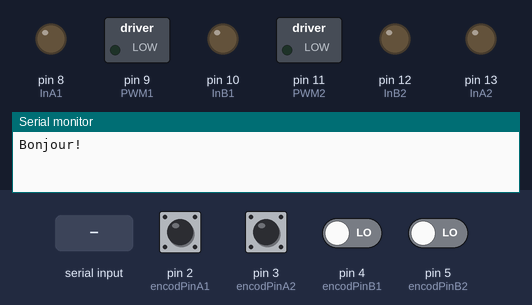
Bench run of a sketch on a simulated Arduino Uno, built with avr-gcc and run on an emulated ATmega328P. On the bench: switched loads named in the sketch (green lamp = pin HIGH), output pins drawn as LEDs (lit = HIGH), the last lines printed to the serial monitor. The inputs (shaded band) are chosen by the test bench; at power-on: pin 2 (encodPinA1), pin 3 (encodPinA2) HIGH, pin 4 (encodPinB1), pin 5 (encodPinB2) LOW.

Above: at 1.3 s.
1.4 s: pin 2 (encodPinA1) driven LOW
At 1.65 s:
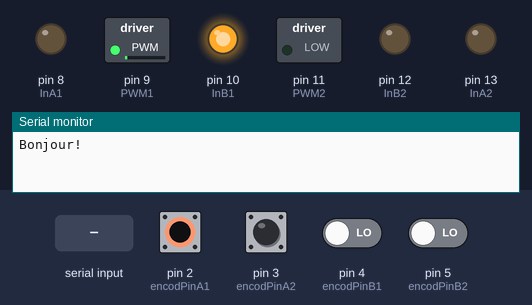
4.4 s: pin 3 (encodPinA2) driven LOW
At 4.55 s:
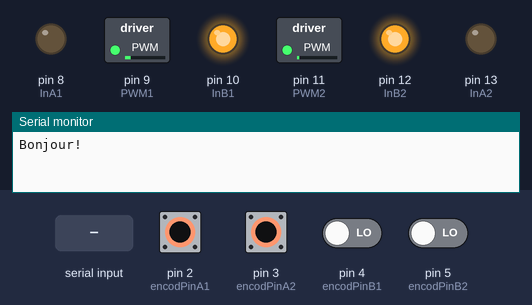
7.4 s: "o" received over Serial
At 9.36 s:
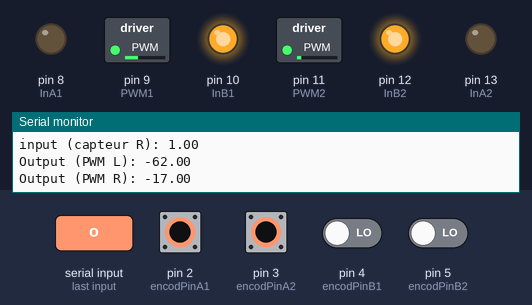
10.4 s: "i" received over Serial
13.4 s: pin 2 (encodPinA1) pulsed HIGH 2 times (0.12 s each, 0.3 s apart)
At 13.76 s:
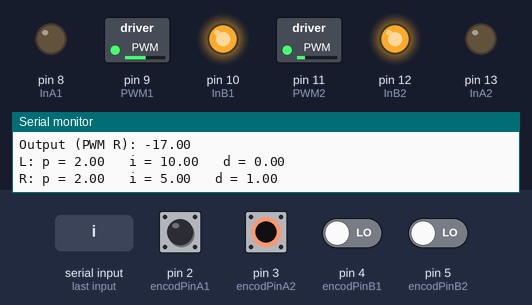
16.4 s: pin 3 (encodPinA2) pulsed HIGH 2 times (0.12 s each, 0.3 s apart)
Timing chart, 0 to 22.4 s (numbered marks = the images above; inputs shaded):
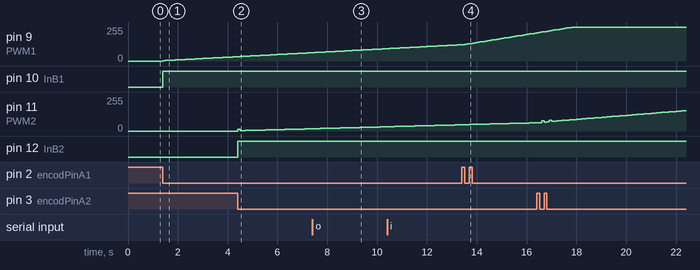

Measured:
- after the input at 1.4 s, pin 9 (PWM1): moves from 0/255 to 32/255 over 2.9 s, starting at once; pin 10 (InB1): LOW → HIGH at once
- after the input at 4.4 s, pin 11 (PWM2): 0/255 → 12/255 at once, → 3/255 0.10 s later, → 4/255 0.20 s later, → 5/255 0.20 s later, … (16 changes in this stretch); pin 12 (InB2): LOW → HIGH at once

The sketch:

PID_Basic_2.ino
```cpp
/********************************************************
 * PID Basic Example
 * Reading analog input 0 to control analog PWM output 3
 ********************************************************/

#include <PID_v1.h>


#define InA1            8                      // INA motor pin
#define InB1            10                      // INB motor pin
#define PWM1            9                       // PWM motor pin
#define encodPinA1      2                       // encoder A pin
#define encodPinB1      4                       // encoder B pin
#define RPS1            272                     // max rotates per seconds of the motor at 12v (PWM 100%)

#define InA2            13                      // INA motor pin
#define InB2            12                      // INB motor pin
#define PWM2            11                       // PWM motor pin
#define encodPinA2      3                       // encoder A pin
#define encodPinB2      5                       // encoder B pin
#define RPS2            285                     // max rotates per seconds of the motor at 12v (PWM 100%)


struct Wheel{
  int stepCount;
  double Setpoint, Input, Output;
};

Wheel lWheel;
Wheel rWheel;

//Define Variables we'll be connecting to
double Setpoint, Input, Output;

//Specify the links and initial tuning parameters
PID lPID(&(lWheel.Input), &(lWheel.Output), &(lWheel.Setpoint),2,10,0, DIRECT);
PID rPID(&(rWheel.Input), &(rWheel.Output), &(rWheel.Setpoint),2,5,1, DIRECT);

void setup()
{
  Serial.begin(115200);
  delay(100);
  Serial.println("Bonjour!");

  pinMode(InA1, OUTPUT);
  pinMode(InB1, OUTPUT);
  pinMode(InA2, OUTPUT);
  pinMode(InB2, OUTPUT);
  pinMode(PWM1, OUTPUT);
  pinMode(PWM2, OUTPUT);
  pinMode(encodPinA1, INPUT);
  pinMode(encodPinB1, INPUT);
  pinMode(encodPinA2, INPUT);
  pinMode(encodPinB2, INPUT);
  attachInterrupt(0, rencoder1, FALLING);
  attachInterrupt(1, rencoder2, FALLING);

  digitalWrite(InA2, HIGH);
  digitalWrite(InB2, LOW);

  //initialize the variables we're linked to
  lWheel.stepCount = 0;
  lWheel.Input = 0;
  lWheel.Setpoint = 0;

  rWheel.stepCount = 0;
  rWheel.Input = 0;
  rWheel.Setpoint = 0;

  lPID.SetOutputLimits(-256, 255);
  rPID.SetOutputLimits(-256, 255);

  //turn the PID on
  lPID.SetMode(AUTOMATIC);
  rPID.SetMode(AUTOMATIC);
}

void loop()
{
  lWheel.Input = lWheel.stepCount;
  rWheel.Input = rWheel.stepCount;

  lPID.Compute();
  rPID.Compute();

  if(lWheel.Output > 0)
  {
    digitalWrite(InA1, HIGH);
    digitalWrite(InB1, LOW);
    analogWrite(PWM1, lWheel.Output);
  }
  else if(lWheel.Output == 0)
  {
    digitalWrite(InA1, LOW);
    digitalWrite(InB1, LOW);
    analogWrite(PWM1, 0);
  }
  else
  {
    digitalWrite(InA1, LOW);
    digitalWrite(InB1, HIGH);
    analogWrite(PWM1, -lWheel.Output);
  }

  if(rWheel.Output > 0)
  {
    digitalWrite(InA2, HIGH);
    digitalWrite(InB2, LOW);
    analogWrite(PWM2, rWheel.Output);
  }
  else if(rWheel.Output == 0)
  {
    digitalWrite(InA2, LOW);
    digitalWrite(InB2, LOW);
    analogWrite(PWM2, 0);
  }
  else
  {
    digitalWrite(InA2, LOW);
    digitalWrite(InB2, HIGH);
    analogWrite(PWM2, -rWheel.Output);
  }
  getParam();
}

void rencoder1()  {
  if (PIND & (1<<4))    lWheel.stepCount--;
  else                  lWheel.stepCount++;
}

void rencoder2()  {
  if (PIND & (1<<5))    rWheel.stepCount--;
  else                  rWheel.stepCount++;
}
void getParam()  {
  char param, cmd1=0, cmd2=0;

  if(!Serial.available())
    return;
  param = Serial.read();

  switch (param) {
  case 's':
    delay(1);
    if(!Serial.available())
      return;
    cmd1 = Serial.read();
    delay(1);
    if(!Serial.available())
      return;
    cmd2 = Serial.read();

    Serial.print("Setpoint: ");
    Serial.print(lWheel.Setpoint, DEC);
    lWheel.stepCount = 0;
    rWheel.stepCount = 0;
    lWheel.Setpoint = cmd1<<8 | cmd2;
    rWheel.Setpoint = lWheel.Setpoint;
    Serial.print(" -> ");
    Serial.println(lWheel.Setpoint, DEC);
    break;

  case 'o':
    Serial.print("Setpoint: ");
    Serial.println(lWheel.Setpoint);
    Serial.print("input (capteur L): ");
    Serial.println(lWheel.Input);
    Serial.print("input (capteur R): ");
    Serial.println(rWheel.Input);
    Serial.print("Output (PWM L): ");
    Serial.println(lWheel.Output);
    Serial.print("Output (PWM R): ");
    Serial.println(rWheel.Output);
    break;

  case 'p':
  delay(1);
    if(!Serial.available())
      return;
    cmd1 = Serial.read();
    delay(1);
    if(!Serial.available())
      return;
    cmd2 = Serial.read();
    if(cmd1 == '1')
    {
      lPID.SetTunings(cmd2, lPID.GetKi(), lPID.GetKd());
    }
    else if(cmd1 == '2')
    {
      rPID.SetTunings(cmd2, rPID.GetKi(), rPID.GetKd());
    }
    affichePID();
    break;

  case 'i':
    if(cmd1 == '1')
    {
      lPID.SetTunings(lPID.GetKp(), cmd2, lPID.GetKd());
    }
    else if(cmd1 == '2')
    {
      rPID.SetTunings(lPID.GetKp(), cmd2, rPID.GetKd());
    }
    affichePID();
    break;

  case 'd':
    if(cmd1 == '1')
    {
      lPID.SetTunings(rPID.GetKp(), lPID.GetKi(), cmd2);
    }
    else if(cmd1 == '2')
    {
      rPID.SetTunings(rPID.GetKp(), rPID.GetKi(), cmd2);
    }
    affichePID();
    break;

  case 'a':
    affichePID();
    break;
  }
  Serial.flush();

  return;
}


void affichePID()
{
  Serial.print("L: ");
  Serial.print("p = ");
  Serial.print(lPID.GetKp());
  Serial.print("   i = ");
  Serial.print(lPID.GetKi());
  Serial.print("   d = ");
  Serial.println(lPID.GetKd());

  Serial.print("R: ");
  Serial.print("p = ");
  Serial.print(rPID.GetKp());
  Serial.print("   i = ");
  Serial.print(rPID.GetKi());
  Serial.print("   d = ");
  Serial.println(rPID.GetKd());
}
```
